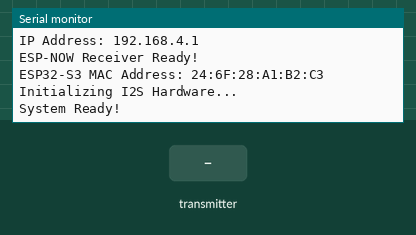
Simulated run of this program. Board: ESP32-S3. Shown: the last lines printed to the serial monitor. The test bench sets the inputs (shaded band).

Above: at 2.2 s.
2.3 s: the transmitter starts sending volume = 0
At 2.61 s:
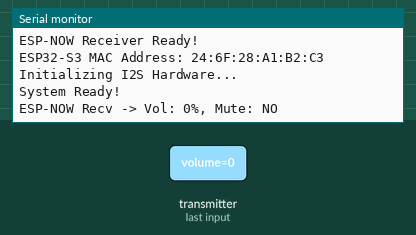
4.3 s: the transmitter starts sending buttonState = 1
At 4.61 s:
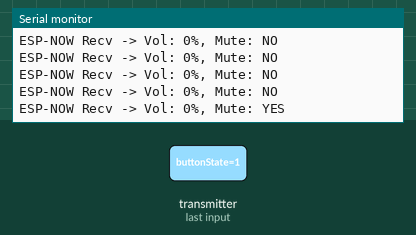
6.8 s: the transmitter starts sending volume = 1024
At 7.11 s:
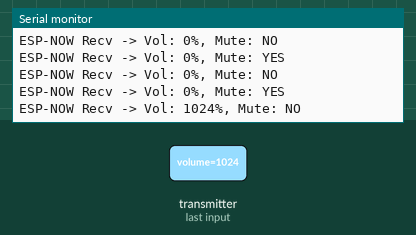

The program:

main.cpp
```cpp
#include <Arduino.h>
#include <WiFi.h>
#include "dsp/dsp_core.h"
#include "web_server.h"
#include "esp_now_rx.h"

// ตัวแปรระดับ Global ประกาศครั้งเดียวที่นี่
DSPConfig dspConfig;
WebServer server(80);

void setup() {
  Serial.begin(115200);
  delay(1000);
  Serial.println("\n--- ESP32-S3 DSP & ESP-NOW Initializing ---");

  // 1. ตั้งค่าและเปิด Wi-Fi AP + Station ก่อนเสมอ (เพื่อความชัวร์เรื่อง Wi-Fi และ ESP-NOW)
  WiFi.mode(WIFI_AP_STA);
  bool apStatus = WiFi.softAP("ESP32-DSP-Audio", "12345678");
  if (apStatus) {
    Serial.println("Wi-Fi AP Started: ESP32-DSP-Audio");
    Serial.print("IP Address: ");
    Serial.println(WiFi.softAPIP());
  } else {
    Serial.println("Wi-Fi AP Failed to start!");
  }

  // 2. เรียกใช้ WebServer และ ESP-NOW
  setupWebServer();
  setupESPNow();

  // 3. แสดง MAC Address
  Serial.print("ESP32-S3 MAC Address: ");
  Serial.println(WiFi.macAddress());

  // 4. เริ่มระบบ I2S (ใส่ try/check ป้องกันเครื่องดับถ้าไม่ได้ต่ออุปกรณ์)
  Serial.println("Initializing I2S Hardware...");
  initI2S();
  Serial.println("System Ready!");
}

void loop() {
  server.handleClient();

  if (!dspConfig.isMuted) {
    generateAudioTone();
  }
}
```

dsp_core.h
```cpp
#ifndef DSP_CORE_H
#define DSP_CORE_H

#include <Arduino.h>
#include "driver/i2s.h"

#define I2S_BCK_PIN   15
#define I2S_LRCK_PIN  16
#define I2S_DOUT1_PIN 17
#define I2S_DOUT2_PIN 18

struct DSPConfig {
    float masterVolume = 0.8f;
    float bassGain = 1.0f;
    float midGain = 1.0f;
    float trebleGain = 1.0f;
    bool isMuted = false;
};

extern DSPConfig dspConfig;

inline void initI2S() {
    // โค้ดสร้าง I2S ตามของเดิมของคุณ
}

inline void generateAudioTone() {
    // โค้ดสร้างเสียง ตามของเดิมของคุณ
}

#endif
```

esp_now_rx.h
```cpp
#ifndef ESP_NOW_RX_H
#define ESP_NOW_RX_H

#include <Arduino.h>
#include <esp_now.h>
#include <WiFi.h>
#include "dsp/dsp_core.h"

typedef struct struct_message {
    int volume;
    bool buttonState;
} struct_message;

inline void OnDataRecv(const uint8_t * mac_addr, const uint8_t *incomingData, int len) {
    struct_message receivedData;
    memcpy(&receivedData, incomingData, sizeof(receivedData));

    dspConfig.masterVolume = receivedData.volume / 100.0f;

    if (receivedData.buttonState) {
        dspConfig.isMuted = !dspConfig.isMuted;
    }

    Serial.printf("ESP-NOW Recv -> Vol: %d%%, Mute: %s\n",
                  receivedData.volume, dspConfig.isMuted ? "YES" : "NO");
}

inline void setupESPNow() {
    WiFi.mode(WIFI_AP_STA);

    if (esp_now_init() != ESP_OK) {
        Serial.println("Error initializing ESP-NOW");
        return;
    }

    esp_now_register_recv_cb((esp_now_recv_cb_t)OnDataRecv);
    Serial.println("ESP-NOW Receiver Ready!");
}

#endif
```

web_server.h
```cpp
#ifndef WEB_SERVER_H
#define WEB_SERVER_H

#include <WiFi.h>
#include <WebServer.h>
#include "dsp/dsp_core.h"

extern WebServer server;

const char INDEX_HTML[] PROGMEM = R"rawliteral(
<!DOCTYPE html>
<html>
<head>
    <meta name="viewport" content="width=device-width, initial-scale=1">
    <title>ESP32-S3 DSP Control</title>
    <style>
        body { font-family: Arial, sans-serif; background-color: #121212; color: #fff; text-align: center; margin: 0; padding: 20px; }
        .card { background-color: #1e1e1e; border-radius: 15px; padding: 20px; max-width: 400px; margin: auto; box-shadow: 0 4px 10px rgba(0,0,0,0.5); }
        h2 { color: #00e676; margin-bottom: 20px; }
        .slider-group { margin: 20px 0; text-align: left; }
        label { font-size: 16px; font-weight: bold; display: block; margin-bottom: 5px; }
        input[type=range] { width: 100%; height: 8px; border-radius: 5px; background: #333; outline: none; }
        .btn { background-color: #00e676; color: #000; border: none; padding: 12px 24px; font-size: 16px; font-weight: bold; border-radius: 25px; cursor: pointer; width: 100%; margin-top: 15px; }
        .btn-mute { background-color: #ff5252; color: white; }
    </style>
</head>
<body>
    <div class="card">
        <h2>🎛️ ESP32-S3 DSP Panel</h2>

        <div class="slider-group">
            <label>🔊 Master Volume: <span id="volVal">80</span>%</label>
            <input type="range" id="vol" min="0" max="100" value="80" oninput="updateDSP()">
        </div>

        <div class="slider-group">
            <label>🎸 Bass: <span id="bassVal">1.0</span>x</label>
            <input type="range" id="bass" min="0" max="2" step="0.1" value="1.0" oninput="updateDSP()">
        </div>

        <div class="slider-group">
            <label>🎤 Mid: <span id="midVal">1.0</span>x</label>
            <input type="range" id="mid" min="0" max="2" step="0.1" value="1.0" oninput="updateDSP()">
        </div>

        <div class="slider-group">
            <label>🎼 Treble: <span id="trebleVal">1.0</span>x</label>
            <input type="range" id="treble" min="0" max="2" step="0.1" value="1.0" oninput="updateDSP()">
        </div>

        <button id="muteBtn" class="btn" onclick="toggleMute()">Mute / Unmute</button>
    </div>

    <script>
        let isMuted = false;

        function updateDSP() {
            let vol = document.getElementById('vol').value;
            let bass = document.getElementById('bass').value;
            let mid = document.getElementById('mid').value;
            let treble = document.getElementById('treble').value;

            document.getElementById('volVal').innerText = vol;
            document.getElementById('bassVal').innerText = bass;
            document.getElementById('midVal').innerText = mid;
            document.getElementById('trebleVal').innerText = treble;

            fetch(`/set?vol=${vol/100}&bass=${bass}&mid=${mid}&treble=${treble}&mute=${isMuted ? 1 : 0}`);
        }

        function toggleMute() {
            isMuted = !isMuted;
            document.getElementById('muteBtn').classList.toggle('btn-mute', isMuted);
            updateDSP();
        }
    </script>
</body>
</html>
)rawliteral";

inline void setupWebServer() {
    WiFi.softAP("ESP32-DSP-Audio", "12345678");

    server.on("/", []() {
        server.send(200, "text/html", INDEX_HTML);
    });

    server.on("/set", []() {
        if (server.hasArg("vol")) dspConfig.masterVolume = server.arg("vol").toFloat();
        if (server.hasArg("bass")) dspConfig.bassGain = server.arg("bass").toFloat();
        if (server.hasArg("mid")) dspConfig.midGain = server.arg("mid").toFloat();
        if (server.hasArg("treble")) dspConfig.trebleGain = server.arg("treble").toFloat();
        if (server.hasArg("mute")) dspConfig.isMuted = (server.arg("mute").toInt() == 1);
        server.send(200, "text/plain", "OK");
    });

    server.begin();
}

#endif
```

Measured:
- after the input at 2.3 s, the serial monitor: prints a new line at once (image 1)
- after the input at 4.3 s, the serial monitor: prints a new line at once (image 2)
- after the input at 6.8 s, the serial monitor: prints a new line at once (image 3)
